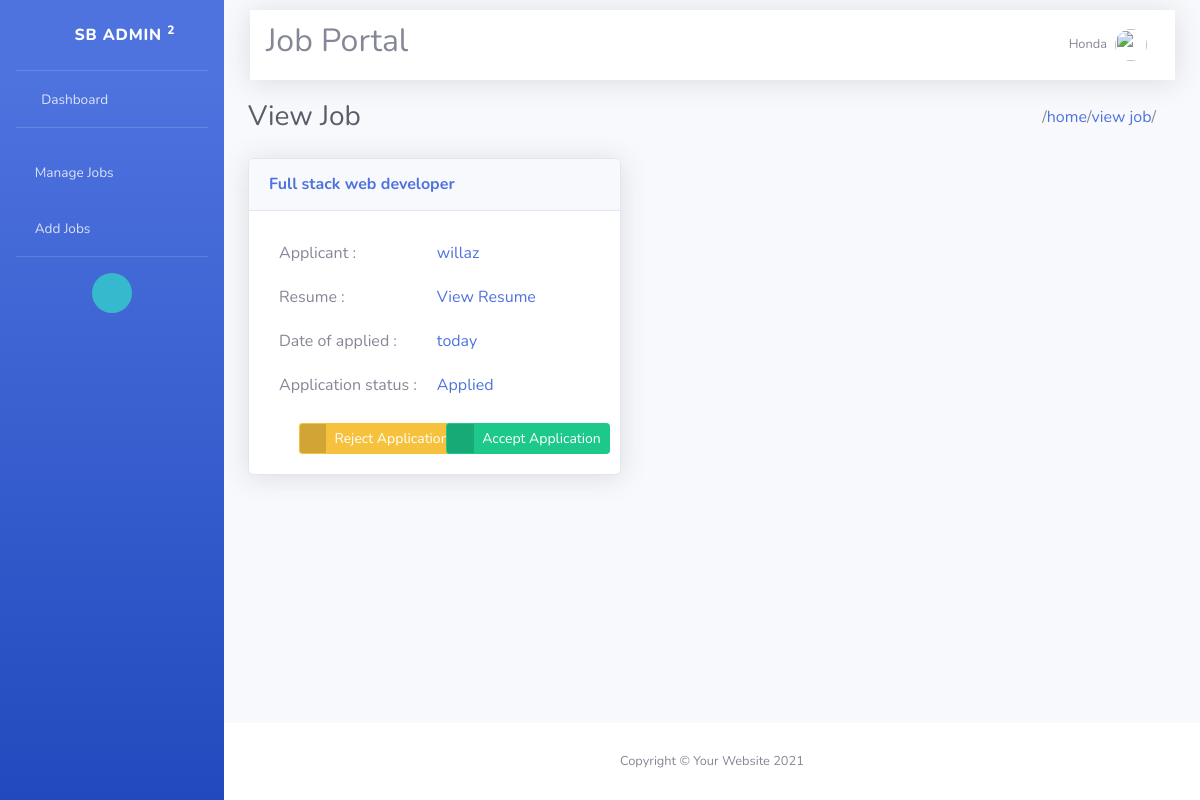
Page /application/1/ (signed in) on the committed database.
### employer/models.py (models this page shows)
class CustomUser(AbstractUser):
    options = (
        ("employer", 'Employer'),
        ("candidate", "Candidate")
    )
    role = models.CharField(max_length=120, choices=options, default="candidate")

class CompanyProfiles(models.Model):
    company_name = models.CharField(max_length=100)
    user = models.OneToOneField(CustomUser, on_delete=models.CASCADE, related_name="employer")
    logo = models.ImageField(upload_to="files/company_logo", null=True)
    location = models.CharField(max_length=100)
    services = models.CharField(max_length=100)
    description = models.CharField(max_length=100)

class Applications(models.Model):
    applicant = models.ForeignKey(CustomUser, on_delete=models.CASCADE, related_name='applicant')
    job = models.ForeignKey(Jobs, on_delete=models.CASCADE)
    options = (
        ("Applied", "applied"),
        ("Accepted", "accepted"),
        ("Rejected", "rejected"),
        ("Pending", "pending"),
        ("Cancelled", "cancelled")
    )
    status = models.CharField(choices=options, max_length=120, default="Applied")
    date = models.DateTimeField(auto_now_add=True)
    class Meta:
        unique_together = ("applicant", "job")

class Jobs(models.Model):
    job_title = models.CharField(max_length=120)
    company = models.ForeignKey(CustomUser, on_delete=models.CASCADE)
    location = models.CharField(max_length=120)
    salary = models.PositiveIntegerField(null=True)
    experience = models.PositiveIntegerField(default=0)
    created_date = models.DateField(auto_now_add=True)
    last_date = models.DateField(null=True)
    is_active = models.BooleanField(default=True)
    def __str__(self):
        return self.job_title

### employer/views.py (the view)
# urls.py: path('application/<int:app_id>/', views.ApplicationDetailView.as_view(), name="view-application"),
@method_decorator(signin_required, name='dispatch')
class ApplicationDetailView(DetailView):
    model = Applications
    pk_url_kwarg = "app_id"
    context_object_name = "application"
    template_name = "employer/application.html"

### employer/templates/employer/application.html (shortened to what this page needs)
{% extends 'employer/base.html' %}
{% load static %}
{% load humanize %}
{% block content %}
<div class="d-sm-flex align-items-center justify-content-between mb-4">
    <h1 class="h3 mb-0 text-gray-800">View Job</h1>
    <div class="d-flex" style="margin-right: 20px">
        /<a href="{% url 'employer:home' %}">home</a>/
        <a href="#">view job</a>/
    </div>
</div>
<div class="row">
    <div class="col-lg-8 col-xl-5">
        <div class="card shadow">
            <div class="card-header py-3">
                <h6 class="m-0 font-weight-bold text-primary">{{ application.job }}</h6>
            </div>
            <div class="card-body">
                <table cellpadding="10px">
                    <tr>
                        <td>Applicant :</td>
                        <td class="text-primary">{{ application.applicant }}</td>
                    </tr>
                    <tr>
                        <td>Resume :</td>
                        <td class="text-primary">
                            <a href="{{ application.applicant.candidate.resume.url }}">View Resume</a>
                        </td>
                    </tr>
                    <tr>
                        <td>Date of applied :</td>
                        <td class="text-primary">{{ application.date|naturalday }}</td>
                    </tr>
                    <tr>
                        <td>Application status :</td>
                        <td class="text-primary">{{ application.status }}</td>
                    </tr>
                </table>
                <div class="row justify-content-center mt-3">
                    {% if application.status == "Applied" %}
                    <div class="col-5">
                        <a href="{% url 'employer:cancel-application' application.id %}"
                           class="btn btn-warning btn-icon-split btn-sm">
                            <span class="icon text-white-50">
                                <i class="fas fa-exclamation-triangle"></i>
                            </span>
                            <span class="text">Reject&nbspApplication</span>
                        </a>
                    </div>
                    <div class="col-5">
                        <button class="btn btn-success btn-icon-split btn-sm" data-toggle="modal"
                                data-target="#sentMailModal">
                            <span class="icon text-white-50">
                                <i class="fas fa-check"></i>
                            </span>
                            <span class="text">Accept&nbspApplication</span>
                        </button>
                    </div>
                    {% endif %}
                </div>
            </div>
        </div>
    </div>
</div>
{% endblock %}

### employer/templates/employer/partials/header.html (shortened to what this page needs)
{% load static %}
<nav class="navbar navbar-expand navbar-light bg-white topbar mb-4 fixed-top shadow" style="margin: 10px 25px 0 250px;}">
    <h2>Job Portal</h2>
    <ul class="navbar-nav ml-auto">
        {% if request.user.is_authenticated %}
        <li class="nav-item dropdown no-arrow">
            <a class="nav-link dropdown-toggle" href="#" id="userDropdown" role="button"
                data-toggle="dropdown" aria-haspopup="true" aria-expanded="false">
                <span class="mr-2 d-none d-lg-inline text-gray-600 small">
                    {% if request.user.employer.company_name %}
                        {{ request.user.employer.company_name }}
                    {% else %}
                        {{ request.user.username }}
                    {% endif %}
                </span>
                <img class="img-profile rounded-circle"
                    src="{% static 'img/undraw_profile.svg' %}">
            </a>
        </li>
        {% endif %}
    </ul>
</nav>

### rows in the picture
CustomUser: user.employer.company_name "Honda"
Applications: job "Full stack web developer", applicant "willaz", date "today", status "Applied"
